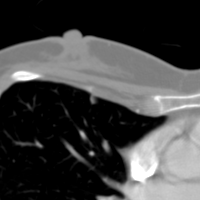
#> input picture Projeto/Parte_incial-Pré_processamento/DataSet/all_nods_benignos/LIDC-IDRI-04420.png, 200 x 200 px, found by its file name; its folder holds 4 pictures in this run
$ python Projeto_parte_1.py
#> lines starting #> are read from the running program, lines starting #| are printed output that depends on the picture; after the words box and inside, x2 and y2 are one past the last pixel; in counts of white or black regions, pixels touching at a corner belong together; pictures that were not available may be replaced by others from this repository, and a replacement may not be noted


# importando as biblíoteca

import os
import random
import cv2
import matplotlib.pyplot as plt
import numpy as np

#Caminho onde estão localizados os arquivos de imagem
caminho_tb = 'DataSet\\all_nods_benignos'

caminho_tm = 'DataSet\\all_nods_malignos'

#Montando as listas com os nomes dos arquivos
for root, dirs, files in os.walk(caminho_tb):
    dataset_benigno = [file for file in files]

for root, dirs, files in os.walk(caminho_tm):
    dataset_maligno = [file for file in files]

dataset = sorted(dataset_benigno + dataset_maligno)


#Selecionando uma imagem qualquer
img_selecionada = random.choice(dataset)


#Definindo o caminho para uso da função cv2.read() e posterior mostra da imagem.
if img_selecionada in dataset_benigno:
    path = caminho_tb + "\\" + img_selecionada
    img = cv2.imread(path)
#> img is the input picture: shape (200, 200, 3); min 0, max 255, mean 66
else:
    path = caminho_tm + "\\" + img_selecionada
    img = cv2.imread(path)

#Mostrando o local da imagem
print(path)

#Mostrando a imagem original
img = cv2.cvtColor(img, cv2.COLOR_BGR2GRAY)
#> img: shape (200, 200)
cv2.imshow("Original", img)


#montando o histograma da imagem
h = cv2.calcHist([img], [0], None, [256], [0, 256])
#> h = 256 values, max 18597 at index 0, min 4 at index 254, mean 156.2
plt.figure()
plt.title(f"Histograma da imagem {img_selecionada}")
plt.xlabel("Intensidade")
plt.ylabel("Qtde de Pixels")
plt.plot(h)
plt.xlim([0, 256])
plt.show()
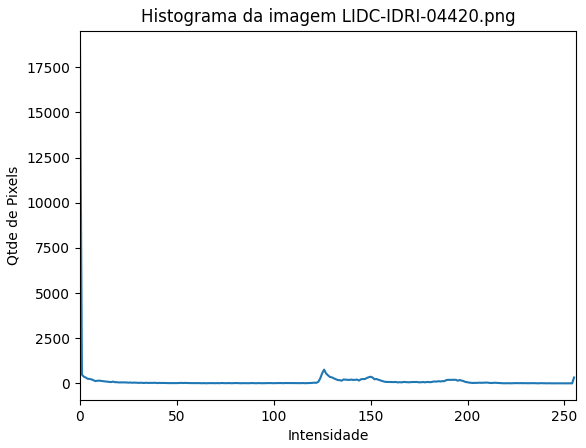
#> figure drawn by matplotlib, 1 panel; curve peaks at x = 0, y = 18597


#Fazendo suavização pelo filtro gausiano e verificando a binarização da imagem
suave = cv2.GaussianBlur(img, (7, 7), 0) # aplica blur
(T, bin) = cv2.threshold(suave, 160, 255, cv2.THRESH_BINARY)
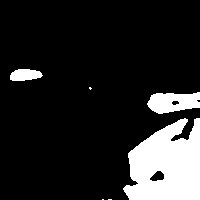
#> bin: shape (200, 200); 14.6% white; 6 white regions (3 under 20 px), largest, box (x1, y1, x2, y2) and area: (123, 118, 200, 200) 4667, (147, 92, 200, 114) 851, (10, 69, 43, 81) 308
(T, binI) = cv2.threshold(suave, 160, 255, cv2.THRESH_BINARY_INV)
resultado = np.vstack([
    np.hstack([suave, bin]),
    np.hstack([binI, cv2.bitwise_and(img, img, mask = binI)])
    ])
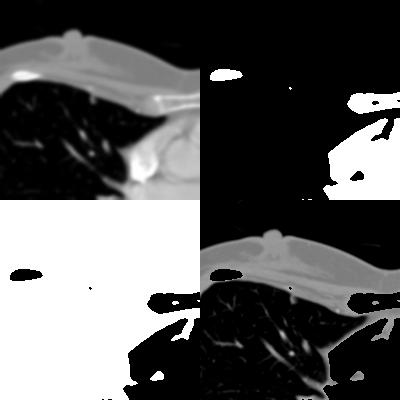
#> resultado: shape (400, 400); min 0, max 255, mean 89.7

cv2.imshow("Binarização da imagem", resultado)


cv2.waitKey(0)

$ run again, on Projeto/Parte_incial-Pré_processamento/DataSet/all_nods_benignos/LIDC-IDRI-07730.png
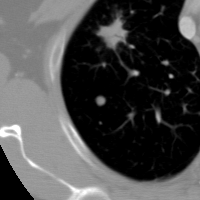
#> input picture Projeto/Parte_incial-Pré_processamento/DataSet/all_nods_benignos/LIDC-IDRI-07730.png, 200 x 200 px, found by its file name
#> img is the input picture: shape (200, 200, 3); min 0, max 255, mean 73.9
#> img: shape (200, 200)
#> h = 256 values, max 11493 at index 0, min 2 at index 226, mean 156.2
#> `(T, bin) = cv2.threshold(suave, 160, 255, cv2.THRESH_BINARY)`:
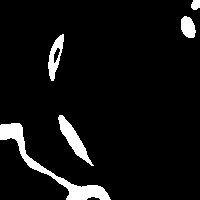
#> bin: shape (200, 200); 6.4% white; 5 white regions, box (x1, y1, x2, y2) and area: (0, 123, 111, 200) 1335, (58, 115, 94, 166) 550, (48, 34, 64, 81) 357, (181, 16, 196, 38) 250, (191, 0, 200, 10) 76
#> `resultado = np.vstack([ np.hstack([suave, bin]), np.hstack([binI, cv2...`:
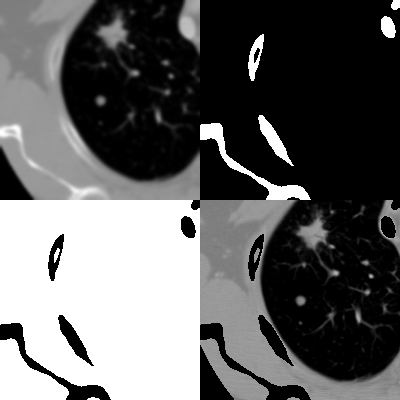
#> resultado: shape (400, 400); min 0, max 255, mean 97.7

$ run again, on Projeto/Parte_incial-Pré_processamento/DataSet/all_nods_benignos/LIDC-IDRI-07910.png
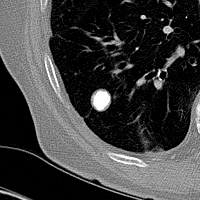
#> input picture Projeto/Parte_incial-Pré_processamento/DataSet/all_nods_benignos/LIDC-IDRI-07910.png, 200 x 200 px, found by its file name
#> img is the input picture: shape (200, 200, 3); min 0, max 255, mean 61
#> img: shape (200, 200)
#> h = 256 values, max 14457 at index 0, min 0 at index 249, mean 156.2
#> `(T, bin) = cv2.threshold(suave, 160, 255, cv2.THRESH_BINARY)`:
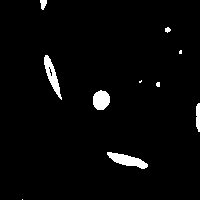
#> bin: shape (200, 200); 2.8% white; 10 white regions (4 under 20 px), largest, box (x1, y1, x2, y2) and area: (107, 152, 148, 169) 345, (44, 55, 62, 100) 299, (93, 90, 110, 110) 269, (196, 103, 200, 132) 103, (40, 0, 47, 10) 50, (165, 27, 171, 33) 25
#> `resultado = np.vstack([ np.hstack([suave, bin]), np.hstack([binI, cv2...`:
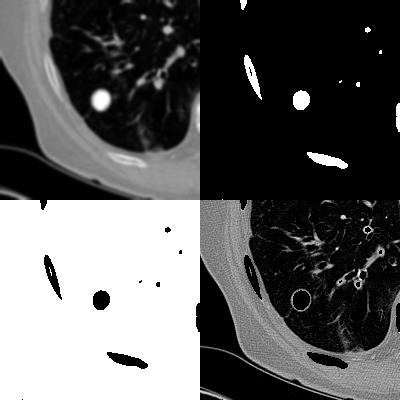
#> resultado: shape (400, 400); min 0, max 255, mean 92.8
